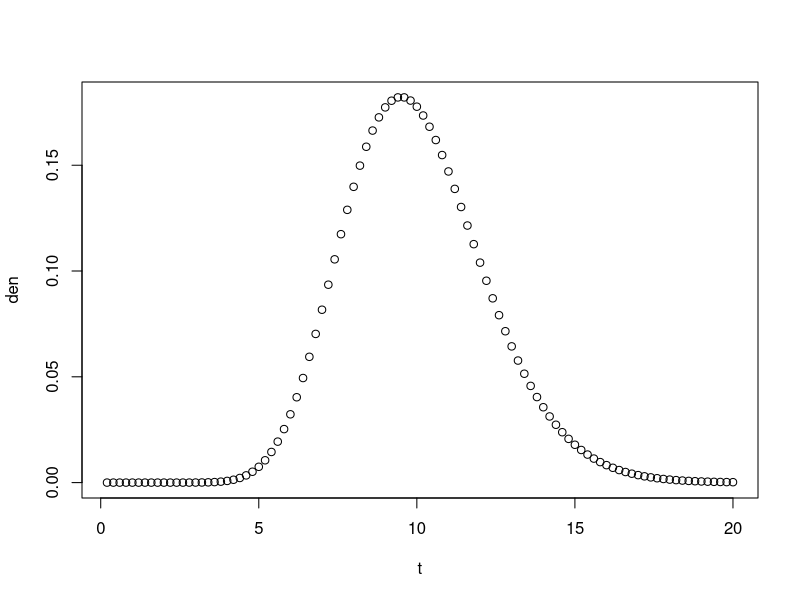

Recreate this plot in R.
days <- 20
steps <- 100
shape <- 20
mean <- 10

t <- (1:steps)*(days/steps)

den <- dgamma(t, shape=shape, scale=mean/shape)

plot(t, den)
